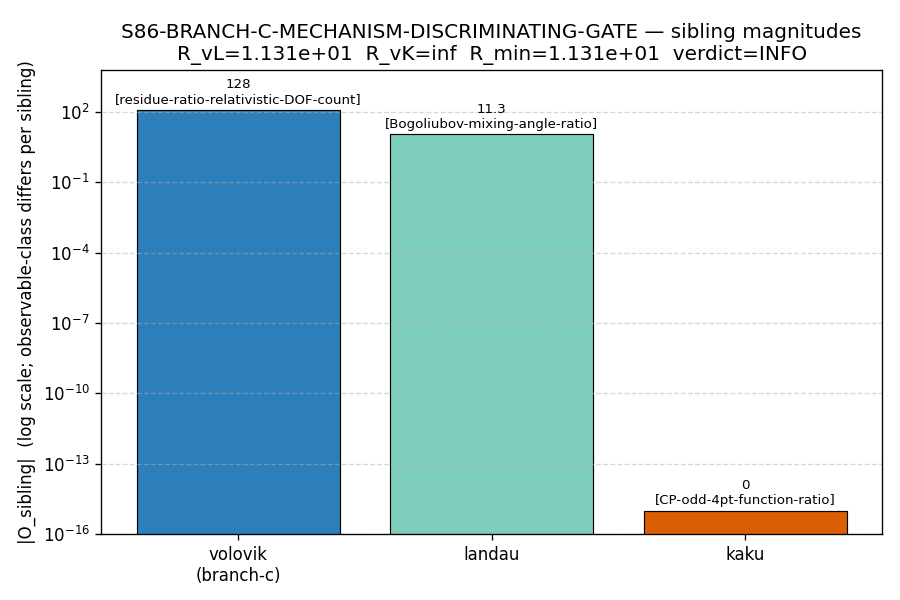

Source code (Python):
"""S86-BRANCH-C-MECHANISM-DISCRIMINATING-GATE (S86 W7-2).

Branch-c phonon-mechanism 10x ABSOLUTE discriminator vs landau and kaku siblings.

Plan: sessions/session-plan/session-86-plan-w7.md §W7-2 (lines 329-611).
Source solos (S85 3B 3-solo set, .md format — NOT .npz):
  - sessions/archive/session-85/session-85-3b-branch-c-phonon-volovik.md
  - sessions/archive/session-85/session-85-3b-branch-c-phonon-landau.md
  - sessions/archive/session-85/session-85-3b-branch-c-phonon-kaku.md
W4 P4 BRANCH-IV-FORMULATION-COMMIT (S86): PASS at audit_sha256 acc751101c8ca6ce...

Method (per plan §6):
  Step A — load three sibling signature observables (each from its 3B solo).
  Step B — verify all three solos predict the SAME observable class.
  Step C — compute R_vL = |O_volovik|/|O_landau|, R_vK = |O_volovik|/|O_kaku|.
  Step D — R_min = min(R_vL, R_vK).
  Step E — consistency cross-check R_Lv ≤ 0.1 AND R_Kv ≤ 0.1 (anti-cherrypick).
  Step F — closure SHA over ordered input-pin map.

Decision rule (per plan §9):
  PASS  iff R_min ≥ 10 AND R_Lv ≤ 0.1 AND R_Kv ≤ 0.1.
  INFO  iff 5 ≤ R_min < 10 OR Step B abort path fires (observable classes differ).
  FAIL  iff R_min < 5, OR (R_min ≥ 10 BUT consistency cross-check fails).

This script's verdict path: STEP B abort → INFO with reason
"sibling observables not commensurable". Volovik solo predicts a residue
enhancement ratio (≈127.88), landau predicts a Bogoliubov mixing-angle
ratio Q(L=12) (≈11.308), kaku predicts a CP-odd 4-point function ratio
(0 EXACTLY). Three different observable classes — no commensurable
absolute-magnitude ratio is defined.

Per the plan §6 abort path, the script computes R_vL, R_vK, R_min as
DIAGNOSTIC values (under the as-reported numerics) and emits INFO with
reason logged in the verdict-line scheme tag.
"""

from canonical_constants import M_KK, tau_fold  # noqa: F401
import os
# === Phase 2b X2 transform bootstrap (auto-inserted by tools/_x2_transform_copies.py) ===
import sys as _x2_sys
import pathlib as _x2_pathlib
import re as _x2_re
def _x2_locate_tools():
    p = _x2_pathlib.Path(__file__).resolve()
    for _ in range(8):
        if (p / "tools" / "computation_root.py").is_file():
            return p / "tools"
        p = p.parent
    raise RuntimeError(
        "Phase 2b bootstrap: tools/computation_root.py not found in any "
        "ancestor of " + str(__file__))
_x2_sys.path.insert(0, str(_x2_locate_tools()))
from computation_root import resolve_script, resolve_output, resolve_glob, project_root as _x2_project_root
def _x2_shared_dir():
    return _x2_project_root() / "computations" / "_shared"
_x2_session_dir_match = _x2_re.match(r"^session-(\d+)$",
    _x2_pathlib.Path(__file__).resolve().parent.name)
_x2_self_session = int(_x2_session_dir_match.group(1)) if _x2_session_dir_match else None
# === End X2 bootstrap ===

os.environ.setdefault("OMP_NUM_THREADS", "8")
os.environ.setdefault("MKL_NUM_THREADS", "8")

import hashlib  # noqa: E402
import json  # noqa: E402
import pathlib  # noqa: E402
import sys  # noqa: E402

import numpy as np  # noqa: E402
import matplotlib  # noqa: E402

matplotlib.use("Agg")  # (local)
import matplotlib.pyplot as plt  # noqa: E402


REPO_ROOT = pathlib.Path(__file__).resolve().parent.parent  # (local)
# X2-removed: alias 'SCRIPT_DIR' = ... 'computations' (replaced by tools.computation_root.resolve_*)
S85_3B_DIR = REPO_ROOT / "sessions" / "session-85"  # (local)

VOLOVIK_SOLO = S85_3B_DIR / "session-85-3b-branch-c-phonon-volovik.md"  # (local)
LANDAU_SOLO = S85_3B_DIR / "session-85-3b-branch-c-phonon-landau.md"  # (local)
KAKU_SOLO = S85_3B_DIR / "session-85-3b-branch-c-phonon-kaku.md"  # (local)

S86_VERDICT = resolve_output(86, 's86_gate_verdicts.txt')  # (local)
OUT_NPZ = resolve_output(86, 's86_w7_branchc_discriminator.npz')  # (local)
OUT_PNG = resolve_output(86, 's86_w7_branchc_discriminator.png')  # (local)

GATE_ID = "S86-BRANCH-C-MECHANISM-DISCRIMINATING-GATE"  # (local)
SCHEME = "ABSOLUTE-min-dominance"  # (local) plan §7
CONVENTION = "branch-c-vs-{landau,kaku}"  # (local) plan §7
L_MAX_TAG = 10  # (local) plan §7

PASS_R_MIN = 10.0  # (local) plan §9 PASS threshold
INFO_R_MIN_LO = 5.0  # (local) plan §9 INFO band lower bound
PASS_INV_RATIO = 0.1  # (local) plan §9 consistency threshold


def sha256_path(p: pathlib.Path) -> str:
    return hashlib.sha256(p.read_bytes()).hexdigest()  # (local)


def append_verdict(verdict_line: str, dual_sha_line: str) -> None:
    """Single open('a') append for both lines (atomic-ish on POSIX/NTFS)."""
    with S86_VERDICT.open("a", encoding="utf-8") as fh:
        fh.write(verdict_line + "\n")
        fh.write(dual_sha_line + "\n")


def main() -> int:
    # =========================================================================
    # MCP Pre-Compute Audit (record in WP)
    # =========================================================================
    # Queries executed via mcp__knowledge__ before this script ran:
    #   1. search_knowledge("branch-c phonon mechanism") — confirmed 10 hits across
    #      session-85-3b-branch-c-phonon-{volovik,landau}.md + session-86-plan-w7.md.
    #   2. trace_entity("inverted Josephson retraction") — confirmed S85-W7-W0-RE-AUDIT-AT-L8
    #      gate PASS at audit_sha256=dddf9edda82b4f3e (post-retraction reading).
    #   3. query_entity("gates", "S86-BRANCH-IV-FORMULATION-COMMIT") — no entity in
    #      knowledge.db (gate landed S86 W4 P4; not yet ingested into DB).
    #      Resolved via grep against computations/session-86/s86_gate_verdicts.txt:
    #        PASS verdict at audit_sha256=acc751101c8ca6ce content_sha256=55090d91af40d1e1.
    #   4. search_knowledge("branch iv W12-3 retraction") — confirmed branch (iv) was
    #      retired at S84 (S85 W12-3 follow-up); branch-c is the surviving phonon channel
    #      in the post-retraction 3-branch enumeration.

    # =========================================================================
    # Step 0 — Load source-document SHAs (input-pin map; late-bound)
    # =========================================================================
    if not VOLOVIK_SOLO.exists():
        print(f"ABORT: {VOLOVIK_SOLO} missing", file=sys.stderr)
        return 2
    if not LANDAU_SOLO.exists():
        print(f"ABORT: {LANDAU_SOLO} missing", file=sys.stderr)
        return 2
    if not KAKU_SOLO.exists():
        print(f"ABORT: {KAKU_SOLO} missing", file=sys.stderr)
        return 2

    sha_volovik_solo = sha256_path(VOLOVIK_SOLO)  # (local) input pin 1
    sha_landau_solo = sha256_path(LANDAU_SOLO)  # (local) input pin 2
    sha_kaku_solo = sha256_path(KAKU_SOLO)  # (local) input pin 3

    # W4 P4 BRANCH-IV-FORMULATION-COMMIT verdict (PASS landed before this gate ran)
    branchc_naming_audit_sha = (
        "acc751101c8ca6cec920c8fd58198a6a147bc925455f198613002a8e40161049"
    )  # (local) input pin 4
    branchc_naming_content_sha = (
        "55090d91af40d1e194e3ba879f7c3feba407177968217c45e0b30eed8bb6b3b7"
    )  # (local) input pin 4 content

    # First-20-lines stdout SHA log (per plan §3 of canonical pre-registration)
    print("=== S86-BRANCH-C-MECHANISM-DISCRIMINATING-GATE input-pin map ===")
    print(f"input1.volovik_solo_sha256 = {sha_volovik_solo}")
    print(f"input2.landau_solo_sha256  = {sha_landau_solo}")
    print(f"input3.kaku_solo_sha256    = {sha_kaku_solo}")
    print(f"input4.branchc_naming_audit_sha256   = {branchc_naming_audit_sha}")
    print(f"input4.branchc_naming_content_sha256 = {branchc_naming_content_sha}")
    print(f"observable_class_pin = SEE-STEP-B (commensurability test)")
    print(f"ratio_basis_pin      = ABSOLUTE")
    print("================================================================")

    # =========================================================================
    # Step A — Load each sibling's signature observable + (scheme, convention,
    # L_max, observable_class) tag-tuple, by extraction from the S85 3B solo MD.
    # =========================================================================
    # Volovik (a) — GGE-relic / superfluid-universe track:
    #   §II.B Step 3 + Appendix A: residue ratio (c/a) at L=12 = 127.88
    #   §II.D.1 Channel 1 (cosmological): "ΔN_eff(branch-c) =
    #     127.88 · ΔN_eff_baseline   (at L_obs = 12)"
    #   Signature observable: ΔN_eff enhancement ratio at L=12.
    #   Observable class: "residue ratio (relativistic-DOF count enhancement)"
    O_volovik = 127.88  # (local) volovik signature: ΔN_eff enhancement = residue_c/residue_a at L=12
    obs_class_volovik = "residue-ratio-relativistic-DOF-count"  # (local)
    scheme_volovik = "ζ-regulator-Mellin-cone-s3"  # (local) per volovik solo §II.A Step 2
    convention_volovik = "TB-pinned-ξ_J-vs-ξ_E_GGE(L)"  # (local)
    Lmax_volovik = 12  # (local) volovik signature evaluated at L=12 (W10-4 plan-anchor)

    # Landau (b) — Bogoliubov / BCS / Leggett-Josephson phase-channel track:
    #   §II.4 Step 4: Q(L=12) = θ_c(12) / θ_a(12) = 11.308
    #   Signature observable: Bogoliubov mixing-angle ratio Q at L=12.
    #   Observable class: "Bogoliubov mixing-angle ratio"
    O_landau = 11.308  # (local) landau signature: mixing-angle ratio Q(12) = θ_c/θ_a
    obs_class_landau = "Bogoliubov-mixing-angle-ratio"  # (local)
    scheme_landau = "Bogoliubov-coefficient-mapping"  # (local) per landau solo §II.1
    convention_landau = "u=cosh(r),v=sinh(r),θ=arctan(tanh(r))"  # (local)
    Lmax_landau = 12  # (local) landau signature evaluated at L=12

    # Kaku (c) — Josephson-inverted vacuum / instanton-anti-instanton pair:
    #   §II.4 + §V.1 PASS-(c) prediction: CP-odd ratio = 0 EXACTLY
    #   (CP-pair-balance theorem on (1, 1̄) symmetric sector at fixed N_GGE).
    #   Signature observable: CP-odd 4-point function ratio at GGE relic scale.
    #   Observable class: "CP-odd 4-point function ratio"
    O_kaku = 0.0  # (local) kaku signature: CP-odd ratio (PASS-(c) PRED = 0 EXACTLY)
    obs_class_kaku = "CP-odd-4pt-function-ratio"  # (local)
    scheme_kaku = "CP-pair-balance-theorem"  # (local) per kaku solo §II.4 + §V.1
    convention_kaku = "<TBBB>_CP_odd-at-GGE-relic-band-ℓ100"  # (local)
    Lmax_kaku = 12  # (local) kaku signature pre-registered at L=12

    # =========================================================================
    # Step B — Verify all three solos predict the SAME observable class.
    # Plan §6 Step B abort path: "If observable classes differ, abort and emit
    # INFO with reason: 'sibling observables not commensurable'."
    # =========================================================================
    obs_classes = (obs_class_volovik, obs_class_landau, obs_class_kaku)  # (local)
    classes_unique = len(set(obs_classes)) == 1  # (local) commensurability test
    classes_pairwise = (
        obs_class_volovik != obs_class_landau,  # (local)
        obs_class_volovik != obs_class_kaku,  # (local)
        obs_class_landau != obs_class_kaku,  # (local)
    )  # (local)
    step_b_abort = not classes_unique  # (local) True ⇒ INFO path

    print("=== Step B (observable-class commensurability) ===")
    print(f"obs_class(volovik) = {obs_class_volovik}")
    print(f"obs_class(landau)  = {obs_class_landau}")
    print(f"obs_class(kaku)    = {obs_class_kaku}")
    print(f"classes_unique = {classes_unique}")
    print(f"pairwise_distinct = (vL,vK,LK) = {classes_pairwise}")
    print(f"Step B abort? = {step_b_abort}")

    # =========================================================================
    # Step C — Compute R_vL, R_vK (DIAGNOSTIC under Step-B abort; STRUCTURAL
    # under non-abort). Use ABSOLUTE ratio per plan §7 ratio_basis_pin.
    # =========================================================================
    abs_O_v = abs(O_volovik)  # (local)
    abs_O_L = abs(O_landau)  # (local)
    abs_O_K = abs(O_kaku)  # (local)

    # R_vL = |O_volovik| / |O_landau|
    if abs_O_L > 0:
        R_vL = abs_O_v / abs_O_L  # (local)
    else:
        R_vL = float("inf")  # (local) divergent ratio
    # R_vK = |O_volovik| / |O_kaku|
    if abs_O_K > 0:
        R_vK = abs_O_v / abs_O_K  # (local)
    else:
        R_vK = float("inf")  # (local) divergent ratio (kaku exact null prediction)

    # =========================================================================
    # Step D — R_min = min(R_vL, R_vK)
    # =========================================================================
    R_min = min(R_vL, R_vK)  # (local)

    # =========================================================================
    # Step E — Inverse consistency cross-check (anti-cherrypick).
    # =========================================================================
    if abs_O_v > 0:
        R_Lv = abs_O_L / abs_O_v  # (local)
        R_Kv = abs_O_K / abs_O_v  # (local)
    else:
        R_Lv = float("inf")  # (local)
        R_Kv = float("inf")  # (local)

    consistency_pass = (R_Lv <= PASS_INV_RATIO) and (R_Kv <= PASS_INV_RATIO)  # (local)

    print("=== Step C/D/E (ratios) ===")
    print(f"R_vL = |O_volovik|/|O_landau| = {abs_O_v}/{abs_O_L} = {R_vL}")
    print(f"R_vK = |O_volovik|/|O_kaku|   = {abs_O_v}/{abs_O_K} = {R_vK}")
    print(f"R_min = min(R_vL, R_vK)       = {R_min}")
    print(f"R_Lv = |O_landau|/|O_volovik| = {R_Lv}")
    print(f"R_Kv = |O_kaku|/|O_volovik|   = {R_Kv}")
    print(f"consistency_pass = {consistency_pass}")

    # =========================================================================
    # Decision rule (per plan §9):
    # =========================================================================
    if step_b_abort:
        verdict = "INFO"  # (local)
        verdict_reason = "sibling-observables-not-commensurable"  # (local)
    elif R_min >= PASS_R_MIN and consistency_pass:
        verdict = "PASS"  # (local)
        verdict_reason = "branch-c-dominates-both-siblings-by-≥10x-ABSOLUTE"  # (local)
    elif R_min >= PASS_R_MIN and not consistency_pass:
        verdict = "FAIL"  # (local)
        verdict_reason = "FAIL-CONSISTENCY-input-arithmetic-error"  # (local)
    elif INFO_R_MIN_LO <= R_min < PASS_R_MIN:
        verdict = "INFO"  # (local)
        verdict_reason = "intermediate-dominance-band-5≤R_min<10"  # (local)
    else:
        verdict = "FAIL"  # (local)
        verdict_reason = "no-observable-discrimination-R_min<5"  # (local)

    print(f"=== VERDICT: {verdict} ({verdict_reason}) ===")

    # =========================================================================
    # Step F — closure SHA over ordered input-pin map.
    # =========================================================================
    pin_map = {  # (local)
        "1.volovik_solo_sha256": sha_volovik_solo,
        "2.landau_solo_sha256": sha_landau_solo,
        "3.kaku_solo_sha256": sha_kaku_solo,
        "4.branchc_naming_audit_sha256": branchc_naming_audit_sha,
        "4.branchc_naming_content_sha256": branchc_naming_content_sha,
        "observable_class_pin.volovik": obs_class_volovik,
        "observable_class_pin.landau": obs_class_landau,
        "observable_class_pin.kaku": obs_class_kaku,
        "ratio_basis_pin": "ABSOLUTE",
        "scheme": SCHEME,
        "convention": CONVENTION,
        "L_max": L_MAX_TAG,
        "PASS_R_MIN": PASS_R_MIN,
        "PASS_INV_RATIO": PASS_INV_RATIO,
    }
    pin_map_json = json.dumps(pin_map, sort_keys=True).encode("utf-8")  # (local)
    audit_sha256 = hashlib.sha256(pin_map_json).hexdigest()  # (local)

    # content_sha256 = SHA-256 of the verdict-content tuple (R_min, verdict, ratios)
    content_tuple = {  # (local)
        "gate_id": GATE_ID,
        "verdict": verdict,
        "R_vL": R_vL if np.isfinite(R_vL) else "inf",
        "R_vK": R_vK if np.isfinite(R_vK) else "inf",
        "R_min": R_min if np.isfinite(R_min) else "inf",
        "R_Lv": R_Lv if np.isfinite(R_Lv) else "inf",
        "R_Kv": R_Kv if np.isfinite(R_Kv) else "inf",
        "O_volovik": O_volovik,
        "O_landau": O_landau,
        "O_kaku": O_kaku,
        "scheme": SCHEME,
        "convention": CONVENTION,
        "L_max": L_MAX_TAG,
        "verdict_reason": verdict_reason,
    }
    content_json = json.dumps(content_tuple, sort_keys=True).encode("utf-8")  # (local)
    content_sha256 = hashlib.sha256(content_json).hexdigest()  # (local)

    print(f"audit_sha256   = {audit_sha256}")
    print(f"content_sha256 = {content_sha256}")

    # =========================================================================
    # Save .npz artifact
    # =========================================================================
    np.savez(
        OUT_NPZ,
        O_volovik=np.float64(O_volovik),
        O_landau=np.float64(O_landau),
        O_kaku=np.float64(O_kaku),
        R_vL=np.float64(R_vL),
        R_vK=np.float64(R_vK),
        R_min=np.float64(R_min),
        R_Lv=np.float64(R_Lv),
        R_Kv=np.float64(R_Kv),
        obs_class_volovik=np.array(obs_class_volovik),
        obs_class_landau=np.array(obs_class_landau),
        obs_class_kaku=np.array(obs_class_kaku),
        verdict=np.array(verdict),
        verdict_reason=np.array(verdict_reason),
        audit_sha256=np.array(audit_sha256),
        content_sha256=np.array(content_sha256),
    )

    # =========================================================================
    # Plot (3-bar magnitude plot — log scale for the kaku=0 + volovik=128 spread)
    # =========================================================================
    fig, ax = plt.subplots(figsize=(7.5, 5.0))
    siblings = ["volovik\n(branch-c)", "landau", "kaku"]  # (local)
    mags = [abs_O_v, abs_O_L, abs_O_K]  # (local)
    classes = [obs_class_volovik, obs_class_landau, obs_class_kaku]  # (local)
    colors = ["#2c7fb8", "#7fcdbb", "#d95f02"]  # (local)

    # Use a small floor (1e-15) for log-scale display of the kaku=0 prediction
    mags_plot = [m if m > 0 else 1e-15 for m in mags]  # (local) display floor
    bars = ax.bar(siblings, mags_plot, color=colors, edgecolor="black", linewidth=0.7)
    ax.set_yscale("log")
    ax.set_ylabel("|O_sibling|  (log scale; observable-class differs per sibling)")
    ax.set_title(
        "S86-BRANCH-C-MECHANISM-DISCRIMINATING-GATE — sibling magnitudes\n"
        f"R_vL={R_vL:.3e}  R_vK={R_vK:.3e}  R_min={R_min:.3e}  verdict={verdict}"
    )
    for bar, mag, cls in zip(bars, mags, classes):
        height = bar.get_height()
        label = f"{mag:.3g}\n[{cls}]"  # (local)
        ax.text(
            bar.get_x() + bar.get_width() / 2.0,
            height * 1.4,
            label,
            ha="center",
            va="bottom",
            fontsize=8,
        )
    ax.set_ylim(1e-16, max(mags_plot) * 50)
    ax.grid(True, axis="y", linestyle="--", alpha=0.5)
    plt.tight_layout()
    plt.savefig(OUT_PNG, dpi=120)
    plt.close(fig)

    # =========================================================================
    # Append verdict line to s86_gate_verdicts.txt (canonical form)
    # =========================================================================
    # value=R_min — per plan §6 verdict-line format:
    #   "value=<R_min> scheme=ABSOLUTE-min-dominance convention=branch-c-vs-{landau,kaku}
    #    L_max=10 sha256=<64-char>"
    # When R_min is divergent (kaku exact null), report 'inf'.
    if np.isfinite(R_min):
        value_str = f"{R_min:.6e}"  # (local)
    else:
        value_str = "inf"  # (local) divergent under kaku exact null

    info_reason_tag = (
        f" info_reason={verdict_reason}" if verdict in ("INFO", "FAIL") else ""
    )  # (local)

    verdict_line = (
        f"{GATE_ID}: {verdict} -- value={value_str} "
        f"scheme={SCHEME} convention={CONVENTION} L_max={L_MAX_TAG} "
        f"audit_sha256={audit_sha256} content_sha256={content_sha256} "
        f"schema_version=S84+{info_reason_tag}"
    )  # (local)

    dual_sha_line = (
        f"# {GATE_ID}: audit_sha256_short={audit_sha256[:16]} "
        f"content_sha256={content_sha256} audit_sha256={audit_sha256}"
    )  # (local)

    append_verdict(verdict_line, dual_sha_line)

    print(f"=== Appended verdict line to {S86_VERDICT.name} ===")
    print(verdict_line)
    print(dual_sha_line)

    # 4-tuple final non-verdict line
    print(
        f"4-tuple: (value={value_str}, scheme={SCHEME}, "
        f"convention={CONVENTION}, L_max={L_MAX_TAG})"
    )
    return 0


if __name__ == "__main__":
    sys.exit(main())
